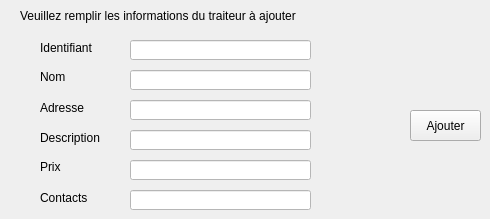
      <widget class="QWidget" name="addanim_2_org">
       <attribute name="title">
        <string>Ajout</string>
       </attribute>
       <widget class="QLabel" name="labeltitre_2_org">
        <property name="geometry">
         <rect>
          <x>20</x>
          <y>0</y>
          <width>431</width>
          <height>31</height>
         </rect>
        </property>
        <property name="styleSheet">
         <string notr="true">background:transparent;
</string>
        </property>
        <property name="text">
         <string>Veuillez remplir les informations du traiteur à ajouter</string>
        </property>
       </widget>
       <widget class="QLabel" name="label_13_org">
        <property name="geometry">
         <rect>
          <x>40</x>
          <y>40</y>
          <width>81</width>
          <height>16</height>
         </rect>
        </property>
        <property name="text">
         <string>Identifiant</string>
        </property>
       </widget>
       <widget class="QLabel" name="label_14_org">
        <property name="geometry">
         <rect>
          <x>40</x>
          <y>70</y>
          <width>47</width>
          <height>14</height>
         </rect>
        </property>
        <property name="text">
         <string>Nom</string>
        </property>
       </widget>
       <widget class="QLabel" name="label_15_org">
        <property name="geometry">
         <rect>
          <x>40</x>
          <y>100</y>
          <width>61</width>
          <height>16</height>
         </rect>
        </property>
        <property name="text">
         <string>Adresse</string>
        </property>
       </widget>
       <widget class="QLabel" name="label_16_org">
        <property name="geometry">
         <rect>
          <x>40</x>
          <y>130</y>
          <width>91</width>
          <height>16</height>
         </rect>
        </property>
        <property name="text">
         <string>Description</string>
        </property>
       </widget>
       <widget class="QLabel" name="label_17_org">
        <property name="geometry">
         <rect>
          <x>40</x>
          <y>160</y>
          <width>47</width>
          <height>14</height>
         </rect>
        </property>
        <property name="text">
         <string>Prix</string>
        </property>
       </widget>
       <widget class="QLabel" name="label_18_org">
        <property name="geometry">
         <rect>
          <x>40</x>
          <y>190</y>
          <width>71</width>
          <height>16</height>
         </rect>
        </property>
        <property name="text">
         <string>Contacts</string>
        </property>
       </widget>
       <widget class="QLineEdit" name="lineEdit_id_2_org">
        <property name="geometry">
         <rect>
          <x>130</x>
          <y>40</y>
          <width>181</width>
          <height>20</height>
         </rect>
        </property>
        <property name="styleSheet">
         <string notr="true">background:white;
</string>
        </property>
       </widget>
       <widget class="QLineEdit" name="lineEdit_nom_2_org">
        <property name="geometry">
         <rect>
          <x>130</x>
          <y>70</y>
          <width>181</width>
          <height>20</height>
         </rect>
        </property>
        <property name="styleSheet">
         <string notr="true">background:white;
</string>
        </property>
       </widget>
       <widget class="QLineEdit" name="lineEdit_adresse_2_org">
        <property name="geometry">
         <rect>
          <x>130</x>
          <y>100</y>
          <width>181</width>
          <height>20</height>
         </rect>
        </property>
        <property name="styleSheet">
         <string notr="true">background:white;
</string>
        </property>
       </widget>
       <widget class="QLineEdit" name="lineEdit_description_2_org">
        <property name="geometry">
         <rect>
          <x>130</x>
          <y>130</y>
          <width>181</width>
          <height>20</height>
         </rect>
        </property>
        <property name="styleSheet">
         <string notr="true">background:white;
</string>
        </property>
       </widget>
       <widget class="QLineEdit" name="lineEdit_prix_2_org">
        <property name="geometry">
         <rect>
          <x>130</x>
          <y>160</y>
          <width>181</width>
          <height>20</height>
         </rect>
        </property>
        <property name="styleSheet">
         <string notr="true">background:white;
</string>
        </property>
       </widget>
       <widget class="QLineEdit" name="lineEdit_contacts_2_org">
        <property name="geometry">
         <rect>
          <x>130</x>
          <y>190</y>
          <width>181</width>
          <height>20</height>
         </rect>
        </property>
        <property name="styleSheet">
         <string notr="true">background:white;
</string>
        </property>
       </widget>
       <widget class="QPushButton" name="buttonajouter_2_org">
        <property name="geometry">
         <rect>
          <x>410</x>
          <y>110</y>
          <width>71</width>
          <height>31</height>
         </rect>
        </property>
        <property name="styleSheet">
         <string notr="true">background:transparent;
font: italic 12pt &quot;Century Gothic&quot;;
color: qconicalgradient(cx:0.5, cy:0.5, angle:0, stop:0 rgba(35, 40, 3, 255), stop:0.16 rgba(136, 106, 22, 255), stop:0.225 rgba(166, 140, 41, 255), stop:0.285 rgba(204, 181, 74, 255), stop:0.345 rgba(235, 219, 102, 255), stop:0.415 rgba(245, 236, 112, 255), stop:0.52 rgba(209, 190, 76, 255), stop:0.57 rgba(187, 156, 51, 255), stop:0.635 rgba(168, 142, 42, 255), stop:0.695 rgba(202, 174, 68, 255), stop:0.75 rgba(218, 202, 86, 255), stop:0.815 rgba(208, 187, 73, 255), stop:0.88 rgba(187, 156, 51, 255), stop:0.935 rgba(137, 108, 26, 255), stop:1 rgba(35, 40, 3, 255));
border-bottom:2px solid#717072;
border-color: qconicalgradient(cx:0.5, cy:0.5, angle:0, stop:0 rgba(35, 40, 3, 255), stop:0.16 rgba(136, 106, 22, 255), stop:0.225 rgba(166, 140, 41, 255), stop:0.285 rgba(204, 181, 74, 255), stop:0.345 rgba(235, 219, 102, 255), stop:0.415 rgba(245, 236, 112, 255), stop:0.52 rgba(209, 190, 76, 255), stop:0.57 rgba(187, 156, 51, 255), stop:0.635 rgba(168, 142, 42, 255), stop:0.695 rgba(202, 174, 68, 255), stop:0.75 rgba(218, 202, 86, 255), stop:0.815 rgba(208, 187, 73, 255), stop:0.88 rgba(187, 156, 51, 255), stop:0.935 rgba(137, 108, 26, 255), stop:1 rgba(35, 40, 3, 255));
background-color: rgb(255, 212, 250);

border-radius:15px;}
QPushButton:hover{
	
	background-color: rgb(234, 78, 117);
</string>
        </property>
        <property name="text">
         <string>Ajouter</string>
        </property>
       </widget>
      </widget>
